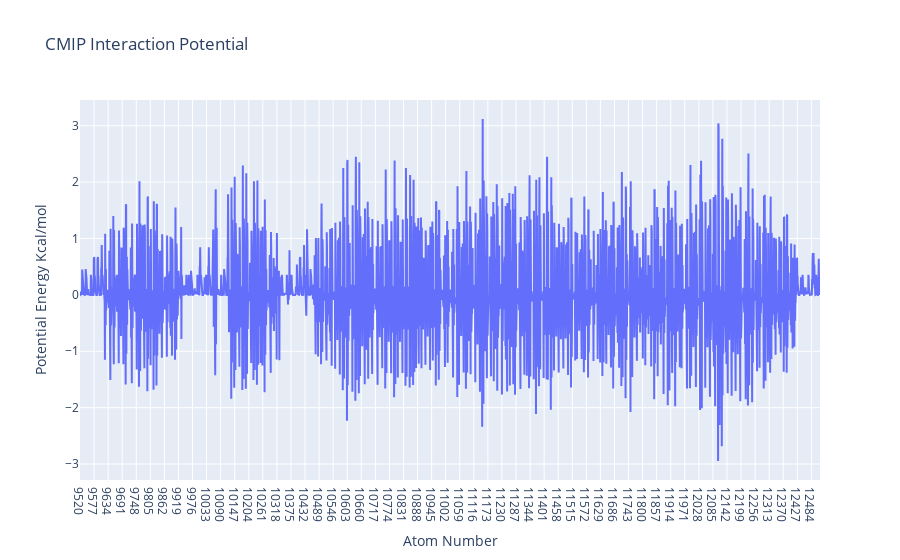

Write notebook code for a chart like this one.
### Code cell
import plotly
import plotly.graph_objs as go
from biobb_cmip.utils.representation import get_energies_byat

atom_list, energy_dict = get_energies_byat(RBD_byat_out)

plotly.offline.init_notebook_mode(connected=True)

fig = {"data": [go.Scatter(x=atom_list, y=energy_dict['ES'])],
       "layout": go.Layout(title="CMIP Interaction Potential", xaxis=dict(title = "Atom Number"), 
                           yaxis=dict(title = "Potential Energy Kcal/mol"))}

plotly.offline.iplot(fig)

### Figure 1 — Plotly figure (JSON) as saved in the notebook; plotly's stock layout.template omitted (floating-point values rounded to 4 significant figures; data arrays with more than 128 entries replaced by an {"elided": "..."} marker saying what was removed)
{"data": [{"type": "scatter", "x": {"elided": "3000 str values"}, "y": {"elided": "3000 float values"}}], "layout": {"title": {"text": "CMIP Interaction Potential"}, "xaxis": {"title": {"text": "Atom Number"}}, "yaxis": {"title": {"text": "Potential Energy Kcal/mol"}}}}
